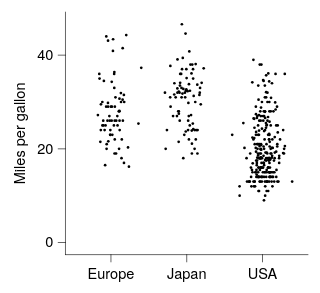

Vega-Lite specification stored for this chart:
### Vega-Lite specification from a JSON file in a GitHub repository (floating-point values rounded to 4 significant figures; data arrays with more than 128 entries replaced by an {"elided": "..."} marker saying what was removed)
{"background": null, "config": {"arc": {"fill": "#DBDBDB", "fillOpacity": 1.0, "innerRadius": 25.0, "padAngle": 0.03, "stroke": "black", "strokeOpacity": 1, "strokeWidth": 0.25}, "area": {"fill": "#DBDBDB", "fillOpacity": 1.0, "stroke": "black", "strokeOpacity": 1, "strokeWidth": 0.25}, "axis": {"domain": true, "domainCap": "round", "domainColor": "black", "domainWidth": 0.25, "grid": false, "gridCap": "round", "gridColor": "#F1F1F1", "gridDash": [0, 0], "gridOpacity": 1.0, "gridWidth": 0.25, "labelColor": "black", "labelFont": "Helvetica Neue, HelveticaNeue, Helvetica, Arial, sans-serif", "labelFontSize": 6, "labelFontStyle": "normal", "labelFontWeight": 400, "offset": 0, "ticks": true, "tickCap": "round", "tickColor": "black", "tickRound": false, "tickSize": 3.0, "tickWidth": 0.25, "titleColor": "black", "titleFont": "Helvetica Neue, HelveticaNeue, Helvetica, Arial, sans-serif", "titleFontSize": 6, "titleFontStyle": "normal", "titleFontWeight": 400}, "axisX": {"domain": true, "labelAlign": "center", "labelAngle": 0, "labels": true, "ticks": true, "translate": 0}, "axisY": {"domain": true, "labelAlign": "right", "labelAngle": 0, "labels": true, "ticks": true, "translate": 0}, "axisRight": {"domain": true, "labelAlign": "left", "labelAngle": 0, "labels": true, "ticks": true, "translate": 0}, "axisTop": {"domain": true, "labelAlign": "center", "labelAngle": 0, "labels": true, "ticks": true, "translate": 0}, "axisBand": {"tickOffset": 0}, "bar": {"fill": "#DBDBDB", "fillOpacity": 1.0, "stroke": "black", "strokeOpacity": 1, "strokeWidth": 0.25}, "boxplot": {"size": 9.0, "ticks": {"cornerRadius": 0.25, "fill": "black", "opacity": 1, "size": 4.5, "thickness": 0.25}, "box": {"fillOpacity": 1.0, "stroke": "black", "strokeOpacity": 1, "strokeWidth": 0.25}, "median": {"cornerRadius": 0, "fill": "black", "fillOpacity": 1.0, "opacity": 1, "size": 9.0, "thickness": 0.25}, "rule": {"fill": "black", "fillOpacity": 1.0, "size": 10.0, "stroke": "black", "strokeDash": [0, 0], "strokeOpacity": 1, "strokeWidth": 0.25}, "outliers": {"color": "black", "fill": "black", "fillOpacity": 1.0, "size": 0, "stroke": "black", "strokeOpacity": 1, "strokeWidth": 0.25}}, "circle": {"fill": "black", "fillOpacity": 1.0, "size": 1.25, "stroke": null, "strokeOpacity": 1, "strokeWidth": 0.25}, "errorband": {"band": {"fillOpacity": 0.6, "stroke": null, "strokeWidth": 0.25, "strokeOpacity": 1}, "borders": {"opacity": 0, "strokeOpacity": 1, "strokeWidth": 0.25}}, "errorbar": {"opacity": 1, "rule": {"strokeDash": [0, 0], "strokeWidth": 0.25}, "ticks": {"color": "black", "cornerRadius": 0.125, "opacity": 1, "size": 6.0, "thickness": 0.25}, "thickness": 0.25}, "font": "Helvetica Neue, HelveticaNeue, Helvetica, Arial, sans-serif", "geoshape": {"fill": "#DBDBDB", "fillOpacity": 1.0, "stroke": "black", "strokeOpacity": 1, "strokeWidth": 0.25}, "header": {"labelColor": "black", "labelFont": "Helvetica Neue, HelveticaNeue, Helvetica, Arial, sans-serif", "labelFontSize": 6, "labelFontStyle": "normal", "labelFontWeight": 400, "titleColor": "black", "titleFont": "Helvetica Neue, HelveticaNeue, Helvetica, Arial, sans-serif", "titleFontSize": 6, "titleFontStyle": "normal", "titleFontWeight": 400, "titlePadding": 0}, "legend": {"disable": false, "offset": 4.5, "titlePadding": 4, "labelOffset": 2, "gradientLabelOffset": 2, "columnPadding": 4, "rowPadding": 2, "gradientThickness": 5, "gradientOpacity": 1.0, "gradientStrokeColor": "black", "gradientStrokeWidth": 0.25, "labelColor": "black", "labelFont": "Helvetica Neue, HelveticaNeue, Helvetica, Arial, sans-serif", "labelFontSize": 6, "labelFontStyle": "normal", "labelFontWeight": 400, "strokeColor": "black", "strokeWidth": 0, "symbolSize": 36, "symbolStrokeColor": "black", "symbolStrokeWidth": 0.25, "titleColor": "black", "titleFont": "Helvetica Neue, HelveticaNeue, Helvetica, Arial, sans-serif", "titleFontSize": 6, "titleFontStyle": "normal", "titleFontWeight": 400}, "line": {"color": "black", "stroke": "black", "strokeCap": "butt", "strokeDash": [0, 0], "strokeOpacity": 1, "strokeWidth": 0.5}, "point": {"filled": true, "fill": "#DBDBDB", "fillOpacity": 1.0, "size": 5.0, "stroke": "black", "strokeOpacity": 1, "strokeWidth": 0.25}, "range": {"category": ["#9D9D9D", "#28287D", "#004225", "#47266F", "#00605D", "#DBDBDB", "#7983C1", "#6E927B", "#937FB4", "#699A97"], "diverging": {"scheme": ["#4F4265", "#6A5C82", "#85789D", "#A196B7", "#BDB5CE", "#D8D6DD", "#F6F6F6", "#CED8D7", "#9DBFBD", "#75A3A0", "#518683", "#326967", "#164D4B"]}, "heatmap": {"scheme": ["#440154", "#472270", "#433E82", "#38598C", "#2C728E", "#238A8D", "#24A086", "#39B578", "#5DC862", "#96D646", "#CAE02D", "#FDE724"]}, "ordinal": {"scheme": ["#F1F1F1", "#DBDBDB", "#C6C6C6", "#B2B2B2", "#9D9D9D", "#898989", "#767676", "#636363", "#515151", "#404040", "#2F2F2F", "#1F1F1F"]}, "ramp": {"scheme": ["#440154", "#472270", "#433E82", "#38598C", "#2C728E", "#238A8D", "#24A086", "#39B578", "#5DC862", "#96D646", "#CAE02D", "#FDE724"]}}, "rule": {"color": "black", "stroke": "black", "strokeCap": "round", "strokeDash": [2, 2], "strokeOpacity": 1, "strokeWidth": 0.25}, "scale": {"barBandPaddingInner": 0.1, "rectBandPaddingInner": 0, "tickBandPaddingInner": 0.1, "bandPaddingOuter": 0.1, "bandWithNestedOffsetPaddingInner": 0.2, "bandWithNestedOffsetPaddingOuter": 0.2, "offsetBandPaddingInner": 0, "offsetBandPaddingOuter": 0, "continuousPadding": 5.0, "round": false}, "rect": {"fill": "#DBDBDB", "fillOpacity": 1.0, "stroke": "black", "strokeOpacity": 1, "strokeWidth": 0.25}, "square": {"fill": "#DBDBDB", "fillOpacity": 1.0, "size": 10.0, "stroke": "black", "strokeOpacity": 1, "strokeWidth": 0.25}, "text": {"color": "black", "font": "Helvetica Neue, HelveticaNeue, Helvetica, Arial, sans-serif", "fontSize": 6, "fontStyle": "normal", "fontWeight": 400}, "tick": {"color": "black", "cornerRadius": 0.125, "opacity": 1.0, "size": 9.0, "thickness": 0.25}, "title": {"anchor": "middle", "frame": "group", "color": "black", "font": "Helvetica Neue, HelveticaNeue, Helvetica, Arial, sans-serif", "fontSize": 6, "fontStyle": "normal", "fontWeight": 400, "subtitleColor": "black", "subtitleFont": "Helvetica Neue, HelveticaNeue, Helvetica, Arial, sans-serif", "subtitleFontSize": 6, "subtitleFontStyle": "normal", "subtitleFontWeight": 400}, "trail": {"color": "black", "opacity": 1, "size": 0.5}, "view": {"continuousWidth": 100, "continuousHeight": 100, "discreteWidth": 100, "discreteHeight": 100, "fill": null, "stroke": null, "strokeWidth": 0.25}}, "data": {"name": "data-5a85ede2053d4aec77293cfb476ae07b"}, "mark": {"type": "circle"}, "encoding": {"x": {"field": "Origin", "title": null, "type": "nominal"}, "xOffset": {"field": "jitter_x", "type": "quantitative"}, "y": {"field": "Miles_per_Gallon", "title": "Miles per gallon", "type": "quantitative", "scale": {"nice": false}}}, "$schema": "https://vega.github.io/schema/vega-lite/v6.4.1.json", "datasets": {"data-5a85ede2053d4aec77293cfb476ae07b": {"elided": "398 records"}}}
